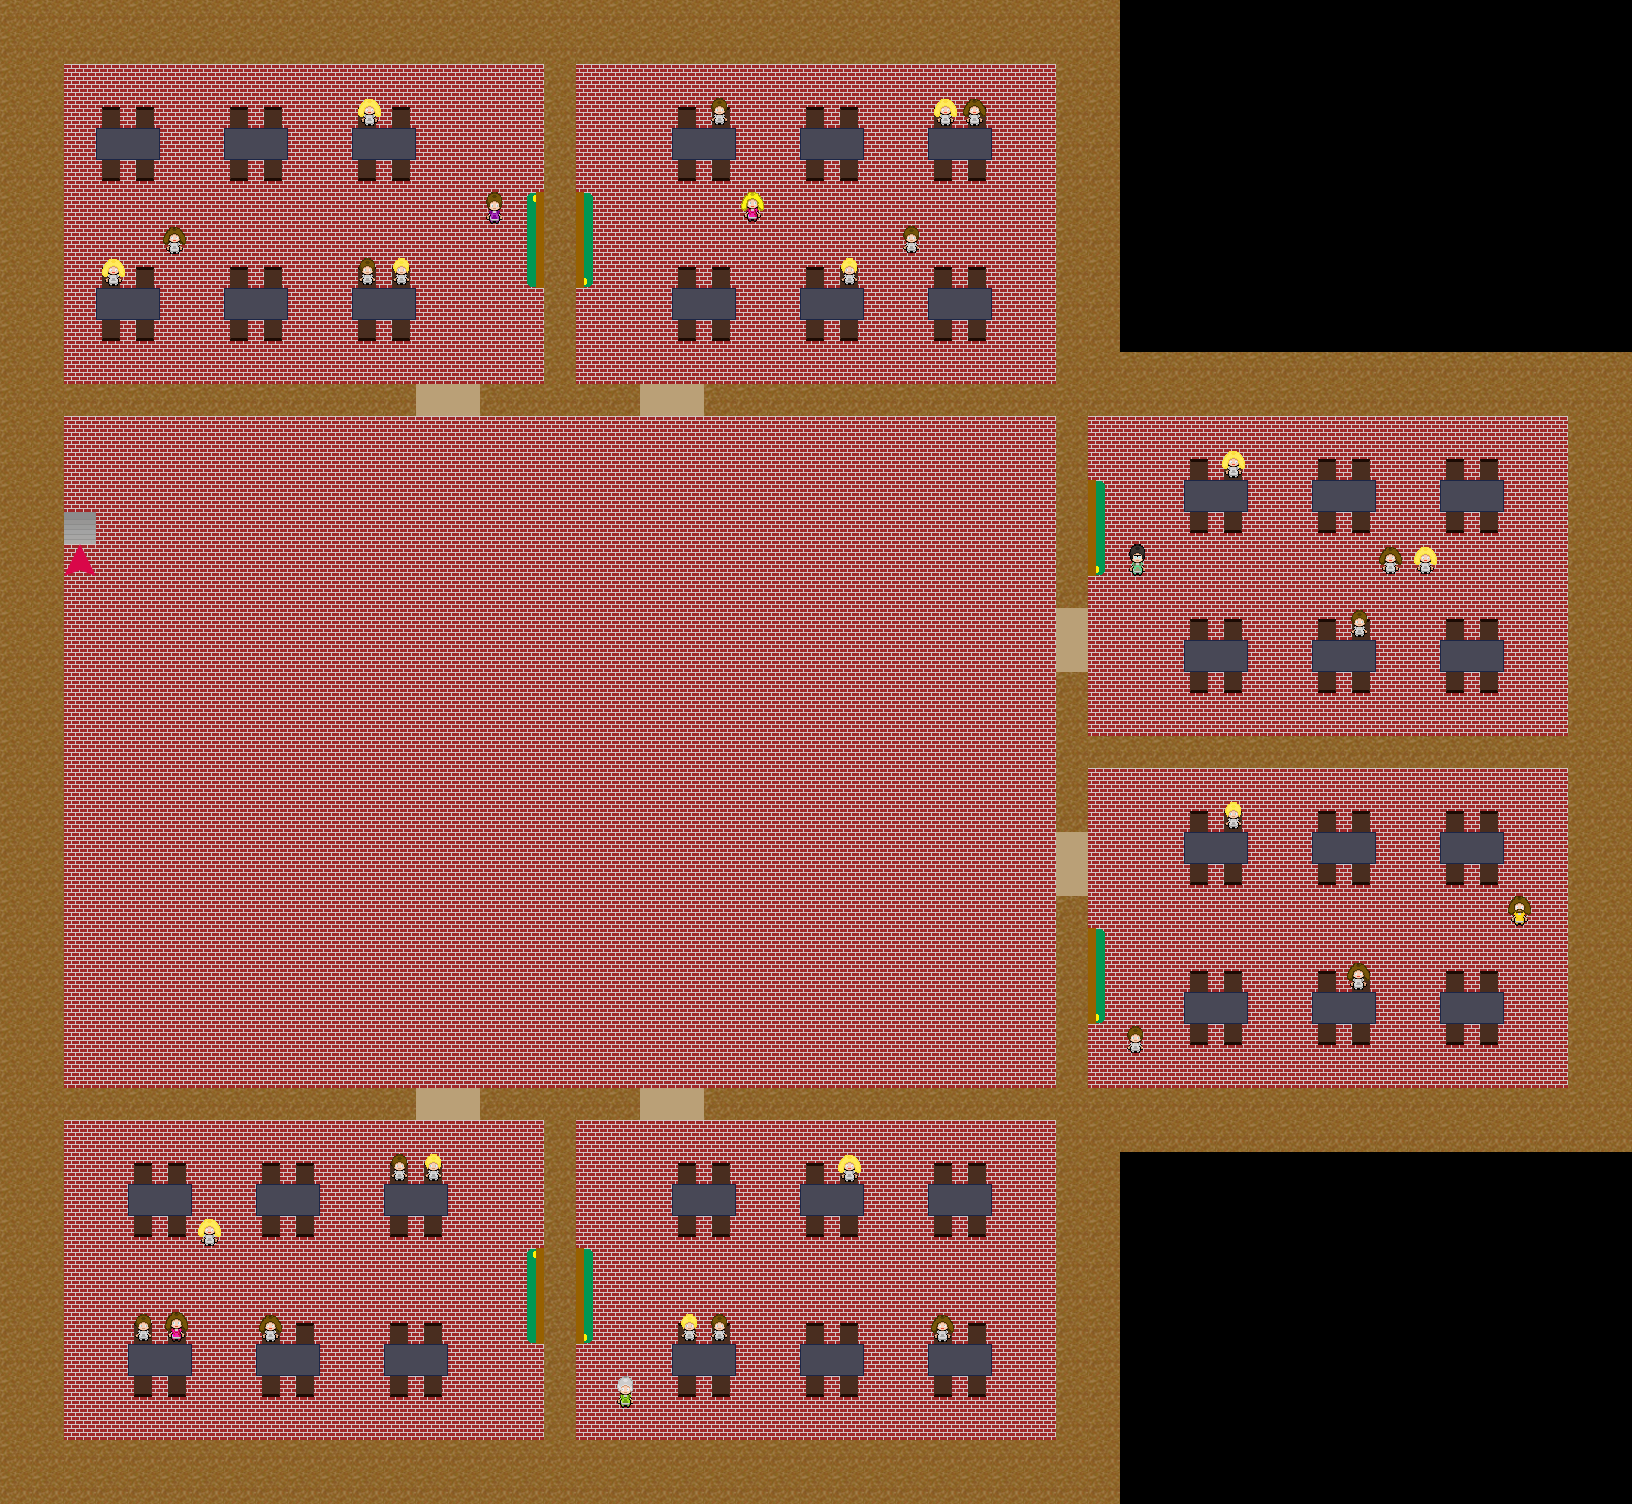

Tiled map render using the project's own tile images. Description and the map definition, with tile-layer contents summarised, below:
An orthogonal 51x47 tile map with 32x32 px tiles, 4 tile layers (base, objects, teachers, pupils), 4 tilesets and 73 objects.

<map version="1.0" orientation="orthogonal" renderorder="right-down" width="51" height="47" tilewidth="32" tileheight="32" nextobjectid="200">
 <tileset firstgid="1" name="floors_tiled_ready" tilewidth="32" tileheight="32" spacing="3" margin="2">
  <image source="floors/floors_tiled_ready.png" width="141" height="141" />
 </tileset>
 <tileset firstgid="17" name="objects_tiled_ready" tilewidth="32" tileheight="32">
  <image source="objects/objects_tiled_ready.png" width="448" height="224" />
 </tileset>
 <tileset firstgid="115" name="objects_teacher" tilewidth="32" tileheight="32">
  <image source="objects/objects_teacher.png" width="448" height="224" />
 </tileset>
 <tileset firstgid="213" name="objects_pupils" tilewidth="32" tileheight="32">
  <image source="objects/objects_pupils.png" width="448" height="224" />
 </tileset>
 <layer name="base" width="51" height="47">
  <data>[2397 cells, 2045 non-empty, 3 distinct tile ids]</data>
 </layer>
 <layer name="objects" width="51" height="47">
  <data>[2397 cells, 280 non-empty, 15 distinct tile ids]</data>
 </layer>
 <layer name="teachers" width="51" height="47">
  <data>[2397 cells, 17 non-empty, 17 distinct tile ids]</data>
 </layer>
 <layer name="pupils" width="51" height="47">
  <data>[2397 cells, 26 non-empty, 4 distinct tile ids]</data>
 </layer>
 <objectgroup name="stairs_up">
  <properties>
   <property name="stairs_up" value="true" />
  </properties>
  <object id="68" x="64" y="960" width="32" height="32" />
 </objectgroup>
 <objectgroup name="wall">
  <properties>
   <property name="wall" value="true" />
  </properties>
  <object id="6" x="0" y="0" width="1120" height="64" />
  <object id="7" x="1056" y="64" width="64" height="288" />
  <object id="8" x="1056" y="352" width="576" height="64" />
  <object id="11" x="1056" y="1088" width="576" height="64" />
  <object id="15" x="1568" y="416" width="64" height="672" />
  <object id="17" x="0" y="64" width="64" height="1376" />
  <object id="19" x="0" y="1440" width="1120" height="64" />
  <object id="21" x="1056" y="1152" width="64" height="288" />
  <object id="22" x="1056" y="736" width="512" height="32" />
  <object id="23" x="544" y="64" width="32" height="352" />
  <object id="26" x="544" y="1088" width="32" height="352" />
  <object id="28" x="480" y="1088" width="64" height="32" />
  <object id="29" x="576" y="1088" width="64" height="32" />
  <object id="33" x="1056" y="768" width="32" height="64" />
  <object id="36" x="1056" y="672" width="32" height="64" />
  <object id="41" x="576" y="384" width="64" height="32" />
  <object id="42" x="480" y="384" width="64" height="32" />
  <object id="69" x="64" y="1088" width="352" height="32" />
  <object id="70" x="704" y="1088" width="352" height="32" />
  <object id="71" x="1056" y="896" width="32" height="192" />
  <object id="73" x="1056" y="416" width="32" height="192" />
  <object id="74" x="64" y="384" width="352" height="32" />
  <object id="75" x="704" y="384" width="352" height="32" />
  <object id="133" x="96" y="1184" width="64" height="32" />
  <object id="134" x="224" y="1184" width="64" height="32" />
  <object id="135" x="352" y="1184" width="64" height="32" />
  <object id="136" x="96" y="1344" width="64" height="32" />
  <object id="137" x="224" y="1344" width="64" height="32" />
  <object id="138" x="352" y="1344" width="64" height="32" />
  <object id="139" x="672" y="1184" width="64" height="32" />
  <object id="140" x="672" y="1344" width="64" height="32" />
  <object id="141" x="800" y="1344" width="64" height="32" />
  <object id="142" x="928" y="1344" width="64" height="32" />
  <object id="143" x="800" y="1184" width="64" height="32" />
  <object id="144" x="928" y="1184" width="64" height="32" />
  <object id="145" x="1184" y="832" width="64" height="32" />
  <object id="146" x="1312" y="832" width="64" height="32" />
  <object id="147" x="1440" y="832" width="64" height="32" />
  <object id="148" x="1184" y="992" width="64" height="32" />
  <object id="149" x="1312" y="992" width="64" height="32" />
  <object id="151" x="1440" y="992" width="64" height="32" />
  <object id="152" x="1184" y="640" width="64" height="32" />
  <object id="153" x="1312" y="640" width="64" height="32" />
  <object id="154" x="1440" y="640" width="64" height="32" />
  <object id="155" x="1184" y="480" width="64" height="32" />
  <object id="156" x="1312" y="480" width="64" height="32" />
  <object id="157" x="1440" y="480" width="64" height="32" />
  <object id="158" x="672" y="128" width="64" height="32" />
  <object id="159" x="800" y="128" width="64" height="32" />
  <object id="160" x="928" y="128" width="64" height="32" />
  <object id="163" x="800" y="288" width="64" height="32" />
  <object id="164" x="928" y="288" width="64" height="32" />
  <object id="165" x="672" y="288" width="64" height="32" />
  <object id="166" x="128" y="128" width="64" height="32" />
  <object id="167" x="256" y="128" width="64" height="32" />
  <object id="168" x="384" y="128" width="64" height="32" />
  <object id="169" x="128" y="288" width="64" height="32" />
  <object id="170" x="256" y="288" width="64" height="32" />
  <object id="171" x="384" y="288" width="64" height="32" />
  <object id="188" x="480" y="1280" width="32" height="32" />
  <object id="190" x="736" y="1280" width="32" height="32" />
  <object id="192" x="1120" y="896" width="32" height="32" />
  <object id="194" x="1504" y="576" width="32" height="32" />
  <object id="196" x="608" y="96" width="32" height="32" />
  <object id="198" x="160" y="160" width="32" height="32" />
 </objectgroup>
 <objectgroup name="spawn">
  <properties>
   <property name="spawn" value="true" />
  </properties>
  <object id="48" x="128" y="992" width="32" height="32" />
 </objectgroup>
 <objectgroup name="teacher_fight">
  <properties>
   <property name="teacher_fight" value="true" />
  </properties>
  <object id="189" x="448" y="1248" width="96" height="96" />
  <object id="191" x="704" y="1248" width="96" height="96" />
  <object id="193" x="1088" y="864" width="96" height="96" />
  <object id="195" x="1472" y="544" width="96" height="96" />
  <object id="197" x="576" y="64" width="96" height="96" />
  <object id="199" x="128" y="128" width="96" height="96" />
 </objectgroup>
</map>
